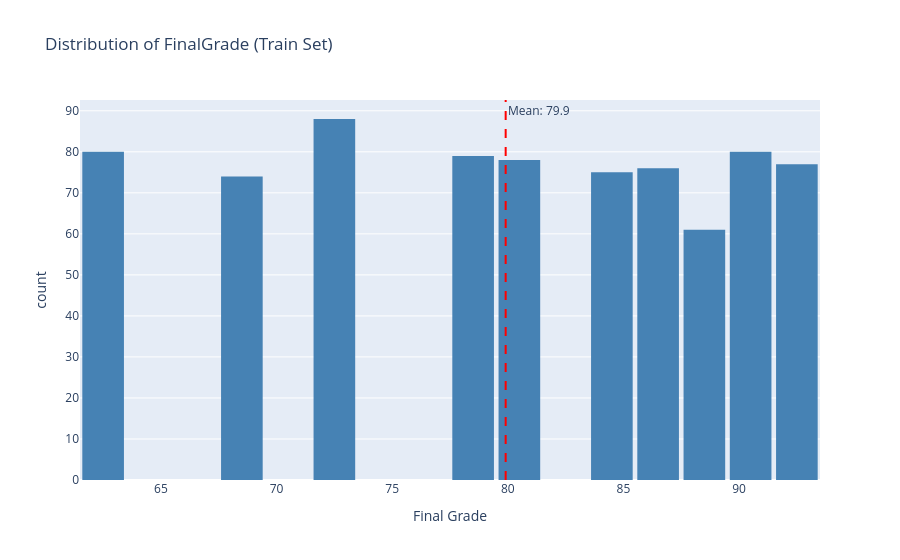

Notebook code for this chart:
### Markdown cell above
---
## Cell 5 — EDA: Target Variable

> All EDA is performed on the **TRAIN SET only**.  
> The test set is set aside and will not be examined until final evaluation.

### Why inspect the target variable first?
Linear regression assumes the target Y follows an approximately normal distribution.  
If Y is heavily skewed, we may need a transformation (e.g., log). We check this here.

### Code cell
# Analyze the target variable -- FinalGrade (train set only)
target_series = df_train['FinalGrade'].dropna()

print('=== FinalGrade Statistics (Train Set) ===')
print(f'Count  : {target_series.count()}')
print(f'Mean   : {target_series.mean():.2f}')
print(f'Median : {target_series.median():.2f}')
print(f'Std    : {target_series.std():.2f}')
print(f'Min    : {target_series.min()}')
print(f'Max    : {target_series.max()}')

# Interactive histogram
fig = px.histogram(
    df_train.dropna(subset=['FinalGrade']),
    x='FinalGrade',
    nbins=20,
    title='Distribution of FinalGrade (Train Set)',
    labels={'FinalGrade': 'Final Grade'},
    color_discrete_sequence=['steelblue']
)
fig.add_vline(
    x=target_series.mean(), line_dash='dash', line_color='red',
    annotation_text=f'Mean: {target_series.mean():.1f}'
)
fig.update_layout(bargap=0.1)
fig.show()

### Figure 1 — Plotly figure (JSON) as saved in the notebook; plotly's stock layout.template omitted (floating-point values rounded to 4 significant figures; data arrays with more than 128 entries replaced by an {"elided": "..."} marker saying what was removed)
{"data": [{"bingroup": "x", "hovertemplate": "Final Grade=%{x}<br>count=%{y}<extra></extra>", "legendgroup": "", "marker": {"color": "steelblue", "pattern": {"shape": ""}}, "name": "", "nbinsx": 20, "orientation": "v", "showlegend": false, "type": "histogram", "x": {"elided": "768 float values"}, "xaxis": "x", "yaxis": "y"}], "layout": {"annotations": [{"showarrow": false, "text": "Mean: 79.9", "x": 79.91, "xanchor": "left", "xref": "x", "y": 1, "yanchor": "top", "yref": "y domain"}], "bargap": 0.1, "barmode": "relative", "legend": {"tracegroupgap": 0}, "shapes": [{"line": {"color": "red", "dash": "dash"}, "type": "line", "x0": 79.91, "x1": 79.91, "xref": "x", "y0": 0, "y1": 1, "yref": "y domain"}], "title": {"text": "Distribution of FinalGrade (Train Set)"}, "xaxis": {"anchor": "y", "domain": [0, 1], "title": {"text": "Final Grade"}}, "yaxis": {"anchor": "x", "domain": [0, 1], "title": {"text": "count"}}}}
